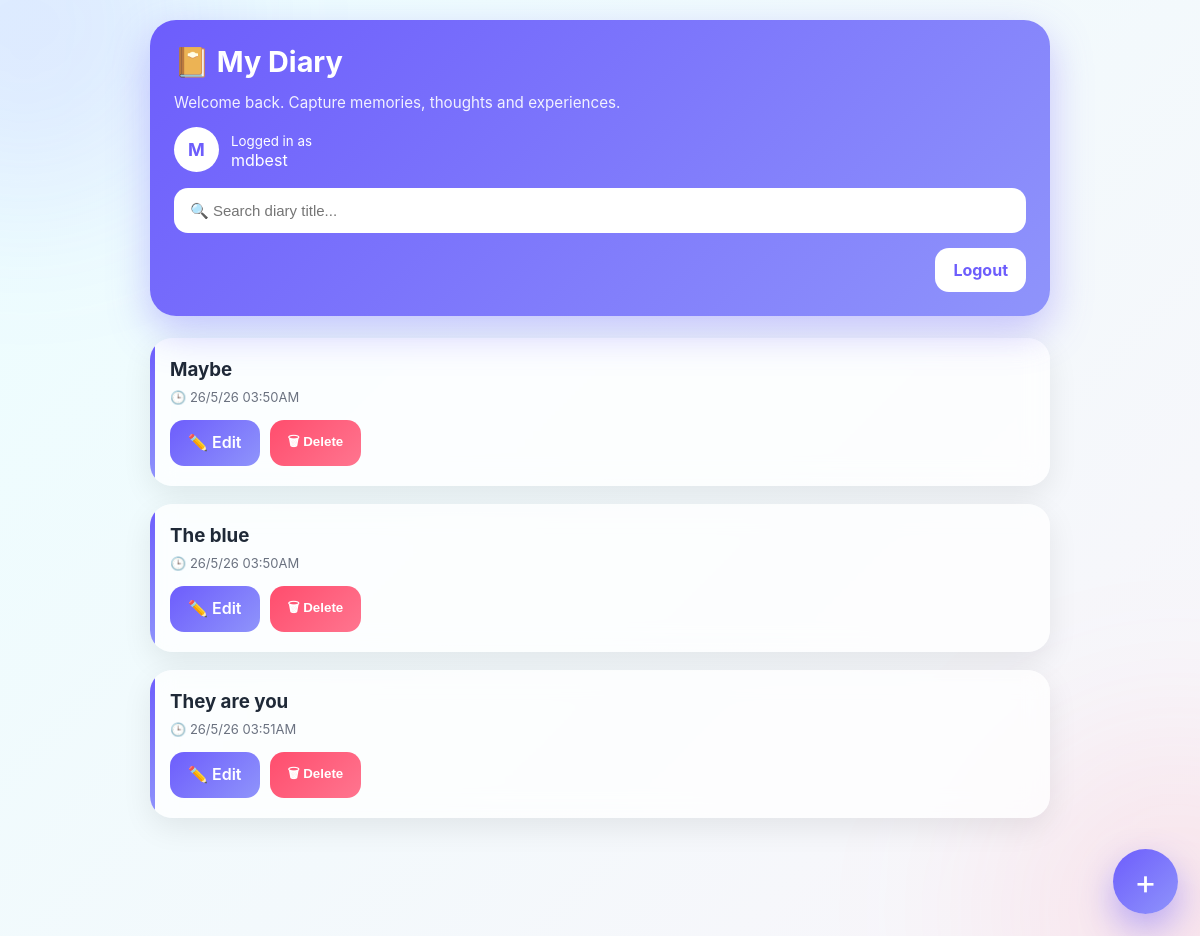
Screenshot of / (signed in) with the database file from the repository.
### main.py (models this page shows)
class User(UserMixin, db.Model):
    id = db.Column(db.Integer, primary_key=True)
    username = db.Column(db.String(80), nullable=False, unique=True)
    password = db.Column(db.String(200), nullable=False)
    entries = db.relationship('Entry', backref='author', lazy=True)

class Entry(db.Model):
    id = db.Column(db.Integer, primary_key=True)
    user_id = db.Column(db.Integer, db.ForeignKey('user.id'), nullable=False)
    title = db.Column(db.String(200), nullable=False)
    body = db.Column(db.Text, nullable=False)
    date = db.Column(db.String(50), nullable=False)

### main.py (the view)
@app.route('/')
@login_required
def index():
    entries = Entry.query.filter_by(user_id=current_user.id).all()
    return render_template('index.html', entries=entries)

### main.py (called while the page is built)
@login_manager.user_loader
def load_user(user_id):
    return User.query.get(int(user_id))

### templates/index.html (shortened to what this page needs)
<!DOCTYPE html>
<html lang="en">
<head>
    <link rel="stylesheet"
          href="{{ url_for('static', filename='style.css') }}">
</head>
<body>
<div class="container">
    <div class="header">
        <h1>📔 My Diary</h1>
        <p>
            Welcome back. Capture memories,
            thoughts and experiences.
        </p>
        <div class="user-badge">
    <div class="avatar">
        {{ current_user.username[0]|upper }}
    </div>
    <div>
        <small>Logged in as</small>
        <div class="username">
            {{ current_user.username }}
        </div>
    </div>
</div>
        <div class="search-box">
            <form action="/search" method="POST">
                <input
                    type="text"
                    name="title"
                    placeholder="🔍 Search diary title..."
                    autocomplete="off">
            </form>
        </div>
        <div style="
            margin-top:15px;
            display:flex;
            justify-content:flex-end;
        ">
            <a href="/logout"
               class="btn"
               style="
               background:white;
               color:#6d5dfc;
               font-weight:bold;
               ">
               Logout
            </a>
        </div>
    </div>
    {% if entries %}
        {% for entry in entries %}
        <div class="entry-card">
            <a href="/entry/{{ entry.id }}">
                <h3>
                    {{ entry.title }}
                </h3>
                <p class="date">
                    🕒 {{ entry.date }}
                </p>
            </a>
            <div class="actions">
                <a href="/edit/{{ entry.id }}"
                   class="btn primary">
                   ✏️ Edit
                </a>
                <form
                    action="/delete/{{ entry.id }}"
                    method="POST"
                    onsubmit="return confirm('Delete this entry?');">
                    <button
                        type="submit"
                        class="btn danger">
                        🗑 Delete
                    </button>
                </form>
            </div>
        </div>
        {% endfor %}
    {% endif %}
    <a href="/new_add"
       class="fab">
       +
    </a>
</div>
</body>
</html>

### static/style.css (style rules this page uses)
*, *::before, *::after { margin:0; padding:0; box-sizing:border-box; }
:root { --primary:#6d5dfc; --primary-dark:#5145cd; --secondary:#8f94fb; --danger:#ff4d6d; --success:#22c55e; --bg:#f5f7ff; --card:#ffffff; --text:#1f2937; --muted:#6b7280; --shadow: 0 10px 30px rgba(0,0,0,.08); --radius:22px; }
html { scroll-behavior:smooth; }
body { min-height:100vh; font-family: Inter, Arial, sans-serif; color:var(--text); overflow-x:hidden; background: linear-gradient( -45deg, #eef2ff, #f5f7ff, #fdf2f8, #ecfeff); background-size:400% 400%; animation: gradientMove 18s ease infinite; }
body::before { content:""; position:fixed; top:-150px; left:-150px; width:350px; height:350px; border-radius:50%; background: rgba(109,93,252,.12); filter:blur(80px); animation: floatBlob 12s infinite ease-in-out; z-index:-1; }
body::after { content:""; position:fixed; bottom:-150px; right:-150px; width:350px; height:350px; border-radius:50%; background: rgba(255,77,109,.10); filter:blur(90px); animation: floatBlob2 14s infinite ease-in-out; z-index:-1; }
.container { width:94%; max-width:900px; margin:auto; padding:20px 0 100px; }
.header { position:sticky; top:10px; z-index:50; margin-bottom:22px; border-radius:26px; padding:24px; background: linear-gradient( 135deg, var(--primary), var(--secondary)); color:white; box-shadow: 0 15px 40px rgba(109,93,252,.35); animation: slideDown .8s ease; }
.header h1 { font-size:1.8rem; margin-bottom:14px; }
.header p { opacity:.9; font-size:.95rem; }
.search-box { margin-top:16px; }
.search-box input { width:100%; border:none; outline:none; padding:14px 16px; border-radius:14px; font-size:15px; transition:.35s; }
input, textarea { width:100%; padding:14px; border-radius:16px; border:2px solid #ececec; outline:none; font-size:15px; transition:.3s; }
.btn { border:none; cursor:pointer; padding:12px 18px; border-radius:14px; font-weight:600; transition:.3s; }
.primary { background: linear-gradient( 135deg, var(--primary), var(--secondary)); color:white; }
.danger { background: linear-gradient( 135deg, #ff4d6d, #ff758f); color:white; }
.entry-card { position:relative; margin-bottom:18px; background: rgba(255,255,255,.75); backdrop-filter: blur(12px); border-radius:22px; padding:20px; box-shadow: var(--shadow); transition:.35s; overflow:hidden; animation: slideUp .55s ease; }
.entry-card::before { content:""; position:absolute; top:0; left:0; width:5px; height:100%; background: linear-gradient( var(--primary), var(--secondary)); }
.entry-card h3 { margin-bottom:8px; }
.date { color:var(--muted); font-size:13px; }
.actions { display:flex; gap:10px; flex-wrap:wrap; margin-top:15px; }
.actions form { display:inline; }
.fab { position:fixed; right:22px; bottom:22px; width:65px; height:65px; border-radius:50%; text-decoration:none; display:flex; align-items:center; justify-content:center; font-size:34px; color:white; background: linear-gradient( 135deg, var(--primary), var(--secondary)); box-shadow: 0 15px 35px rgba(109,93,252,.45); transition:.35s; z-index:99; animation: pulseFab 3s infinite; }
a { text-decoration:none; color:inherit; }
.user-badge { display:flex; align-items:center; gap:12px; margin-top:15px; }
.avatar { width:45px; height:45px; border-radius:50%; background:white; color:#6d5dfc; display:flex; justify-content:center; align-items:center; font-weight:bold; font-size:18px; animation: pulseAvatar 3s infinite; }

### rows the page displays
User: username "M", username "mdbest"
Entry: title "Maybe", date "26/5/26 03:50AM"
Entry: title "The blue", date "26/5/26 03:50AM"
Entry: title "They are you", date "26/5/26 03:51AM"
